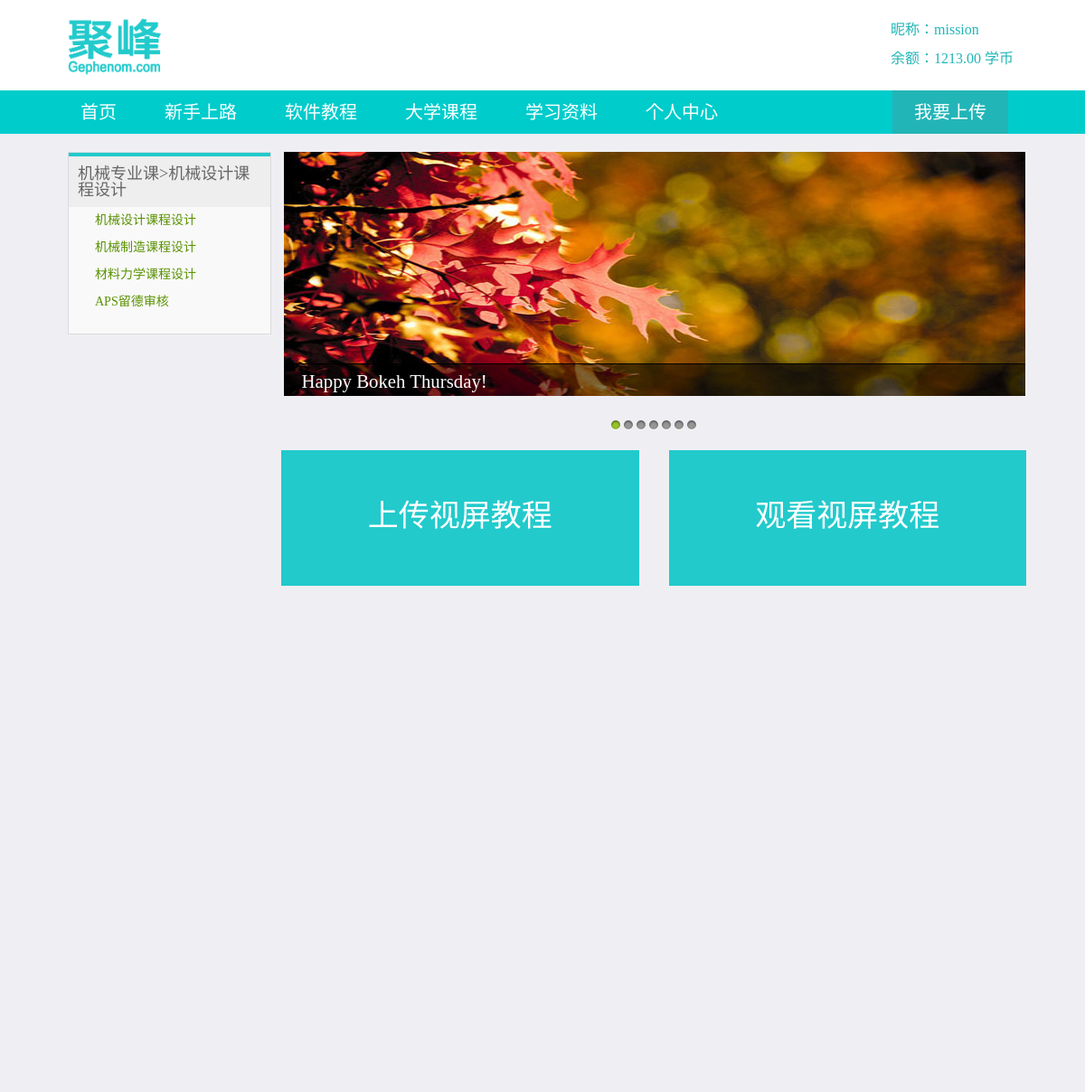
/admin_check/key/one.php?category=9 (signed in), run on the app's committed database.
### tables this page shows
CREATE TABLE IF NOT EXISTS `solution_category0` (
  `id` int(10) unsigned NOT NULL AUTO_INCREMENT,
  `class0` varchar(15) NOT NULL,
  PRIMARY KEY (`id`)
);

CREATE TABLE IF NOT EXISTS `solution_category1` (
  `id` int(10) unsigned NOT NULL AUTO_INCREMENT,
  `class0_id` int(10) unsigned NOT NULL,
  `class1` varchar(30) NOT NULL,
  PRIMARY KEY (`id`)
);

### admin_check/key/one.php (the view, shortened to what this page needs)
<?php
require_once("../../repeat_code/mysqli_connect.php");
require_once("../../repeat_code/manage_head.php");
?>
<?php
if(isset($_GET['category'])){
	$category_id=mysqli_real_escape_string($dbc,trim($_GET['category']));
	}else{exit;}
$query="SELECT * FROM solution_category1 WHERE id='$category_id' LIMIT 1";
$result=mysqli_query($dbc,$query) or die('出错');
$row=mysqli_fetch_array($result);
$query1="SELECT * FROM solution_category0 WHERE id='$row[class0_id]' LIMIT 1";
$result1=mysqli_query($dbc,$query1) or die('出错');
$row1=mysqli_fetch_array($result1);
$query2="SELECT * FROM solution_category1 WHERE class0_id='$row1[id]'";
$result2=mysqli_query($dbc,$query2) or die('出错');
?>
<head>
<link href="/css/share.css" rel="stylesheet" type="text/css" />
<link rel="stylesheet" href="one.css">
</head>
<body>
<?php
require_once("../../repeat_code/nav.php");
?>
<div id="page">
  <div class="one_con">
    <div class="left">
      <div class="left_select">
        <h1><?php echo $row1['class0'];?>><?php echo $row['class1'];?></h1>
        <div class="tow">
          <?php
			while($row2=mysqli_fetch_array($result2))
			{
			   ?>
          <p id="personal_2" class="tow_p"><a href="one.php?category=<?php echo $row2['id'];?>"><?php echo $row2['class1'];?></a></p>
          <?php
				}
			?>
        </div>
      </div>
    </div>
    <div class="right">
      <div id="container">
        <div id="example">
          <div id="slides">
            <div class="slides_container">
              <div class="slide"> <a href="http://115.28.242.176/" title="145.365 - Happy Bokeh Thursday! | Flickr - Photo Sharing!" target="_blank"><img src="img/slide-1.jpg" width="820" height="270" alt="Slide 1"></a>
                <div class="caption" style="bottom:0">
                  <p>Happy Bokeh Thursday!</p>
                </div>
              </div>
            </div>
          </div>
        </div>
      </div>
      <div class="one_container">
        <div class="one_sel">
          <div class="sel_free sel_hover"> <a href="upload/upload.php">上传视屏教程</a> </div>
          <div class="sel_pay sel_hover"> <a href="key3.php?category=<?php echo $category_id;?>">观看视屏教程</a> </div>
        </div>
      </div>
    </div>
  </div>
</div>
</body>
</html>

### admin_check/key/one.css (style rules this page uses)
#container { width:581px;padding:10px;margin:0 auto;position:relative;z-index:0; }
a:link,a:visited { color:#599100;text-decoration:none; }
#example { width:580px;height:200px;position:relative; }
#slides { position:absolute;left:4px;z-index:100; }
.slides_container { width:820px;overflow:hidden;position:relative;display:none; }
.slides_container div.slide { width:820px;height:270px;display:block; }
.caption { z-index:500;position:absolute;bottom:-35px;left:0;height:30px;padding:5px 20px 0 20px;background:#000;background:rgba(0,0,0,.5);width:890px;font-size:1.3em;line-height:1.33;color:#fff;border-top:1px solid #000;text-shadow:none; }
#page { margin:0 auto; padding-top:10px; height:1000px; padding-bottom:50px; background-color:#efeff3; overflow:auto; }
.one_con { width:1070px; height:auto; margin:0 auto; overflow:auto; padding-bottom:20px; }
.left { width:22%; height:600px; margin-right:1%; float:left; position:relative; margin-top:10px; }
.one_container { margin:120px auto; width:auto; height:auto; padding-bottom:150px; overflow:auto; }
.left_select { background-color:#f9f9f9; height:auto; border:1px solid #dcdbdb; margin-left:10px; padding-bottom:20px; }
.left_select h1 { width:auto; padding:10px; font-weight:500; font-size:18px; border-top:4px solid #22cacc; background-color:#eeeeee; color:#666666; }
.tow_p { padding:8px 25px; font-weight:500; font-size:14px; border-left:4px solid #f9f9f9; }
.sel_free { width:48%; height:150px; background-color:#22cacc; float:left; margin-right:4%; color:#fff; text-align:center; line-height:145px; font-size:34px; }
.sel_pay { width:48%; height:150px; background-color:#22cacc; float:left; color:#fff; text-align:center; line-height:145px; font-size:34px; }
.sel_hover a { color:#fff; text-decoration:none; width:100%; height:100%; background-color:#22cacc; float:left; color:#fff; text-align:center; line-height:145px; font-size:34px; }

### data on the page
solution_category0: class0 "机械专业课"
solution_category1: class1 "机械设计课程设计"
solution_category1: class1 "机械制造课程设计"
solution_category1: class1 "材料力学课程设计"
solution_category1: class1 "APS留德审核"

### other printed values
$_SESSION['session_nickname'] "mission"
$_SESSION['session_money'] "1213.00"
